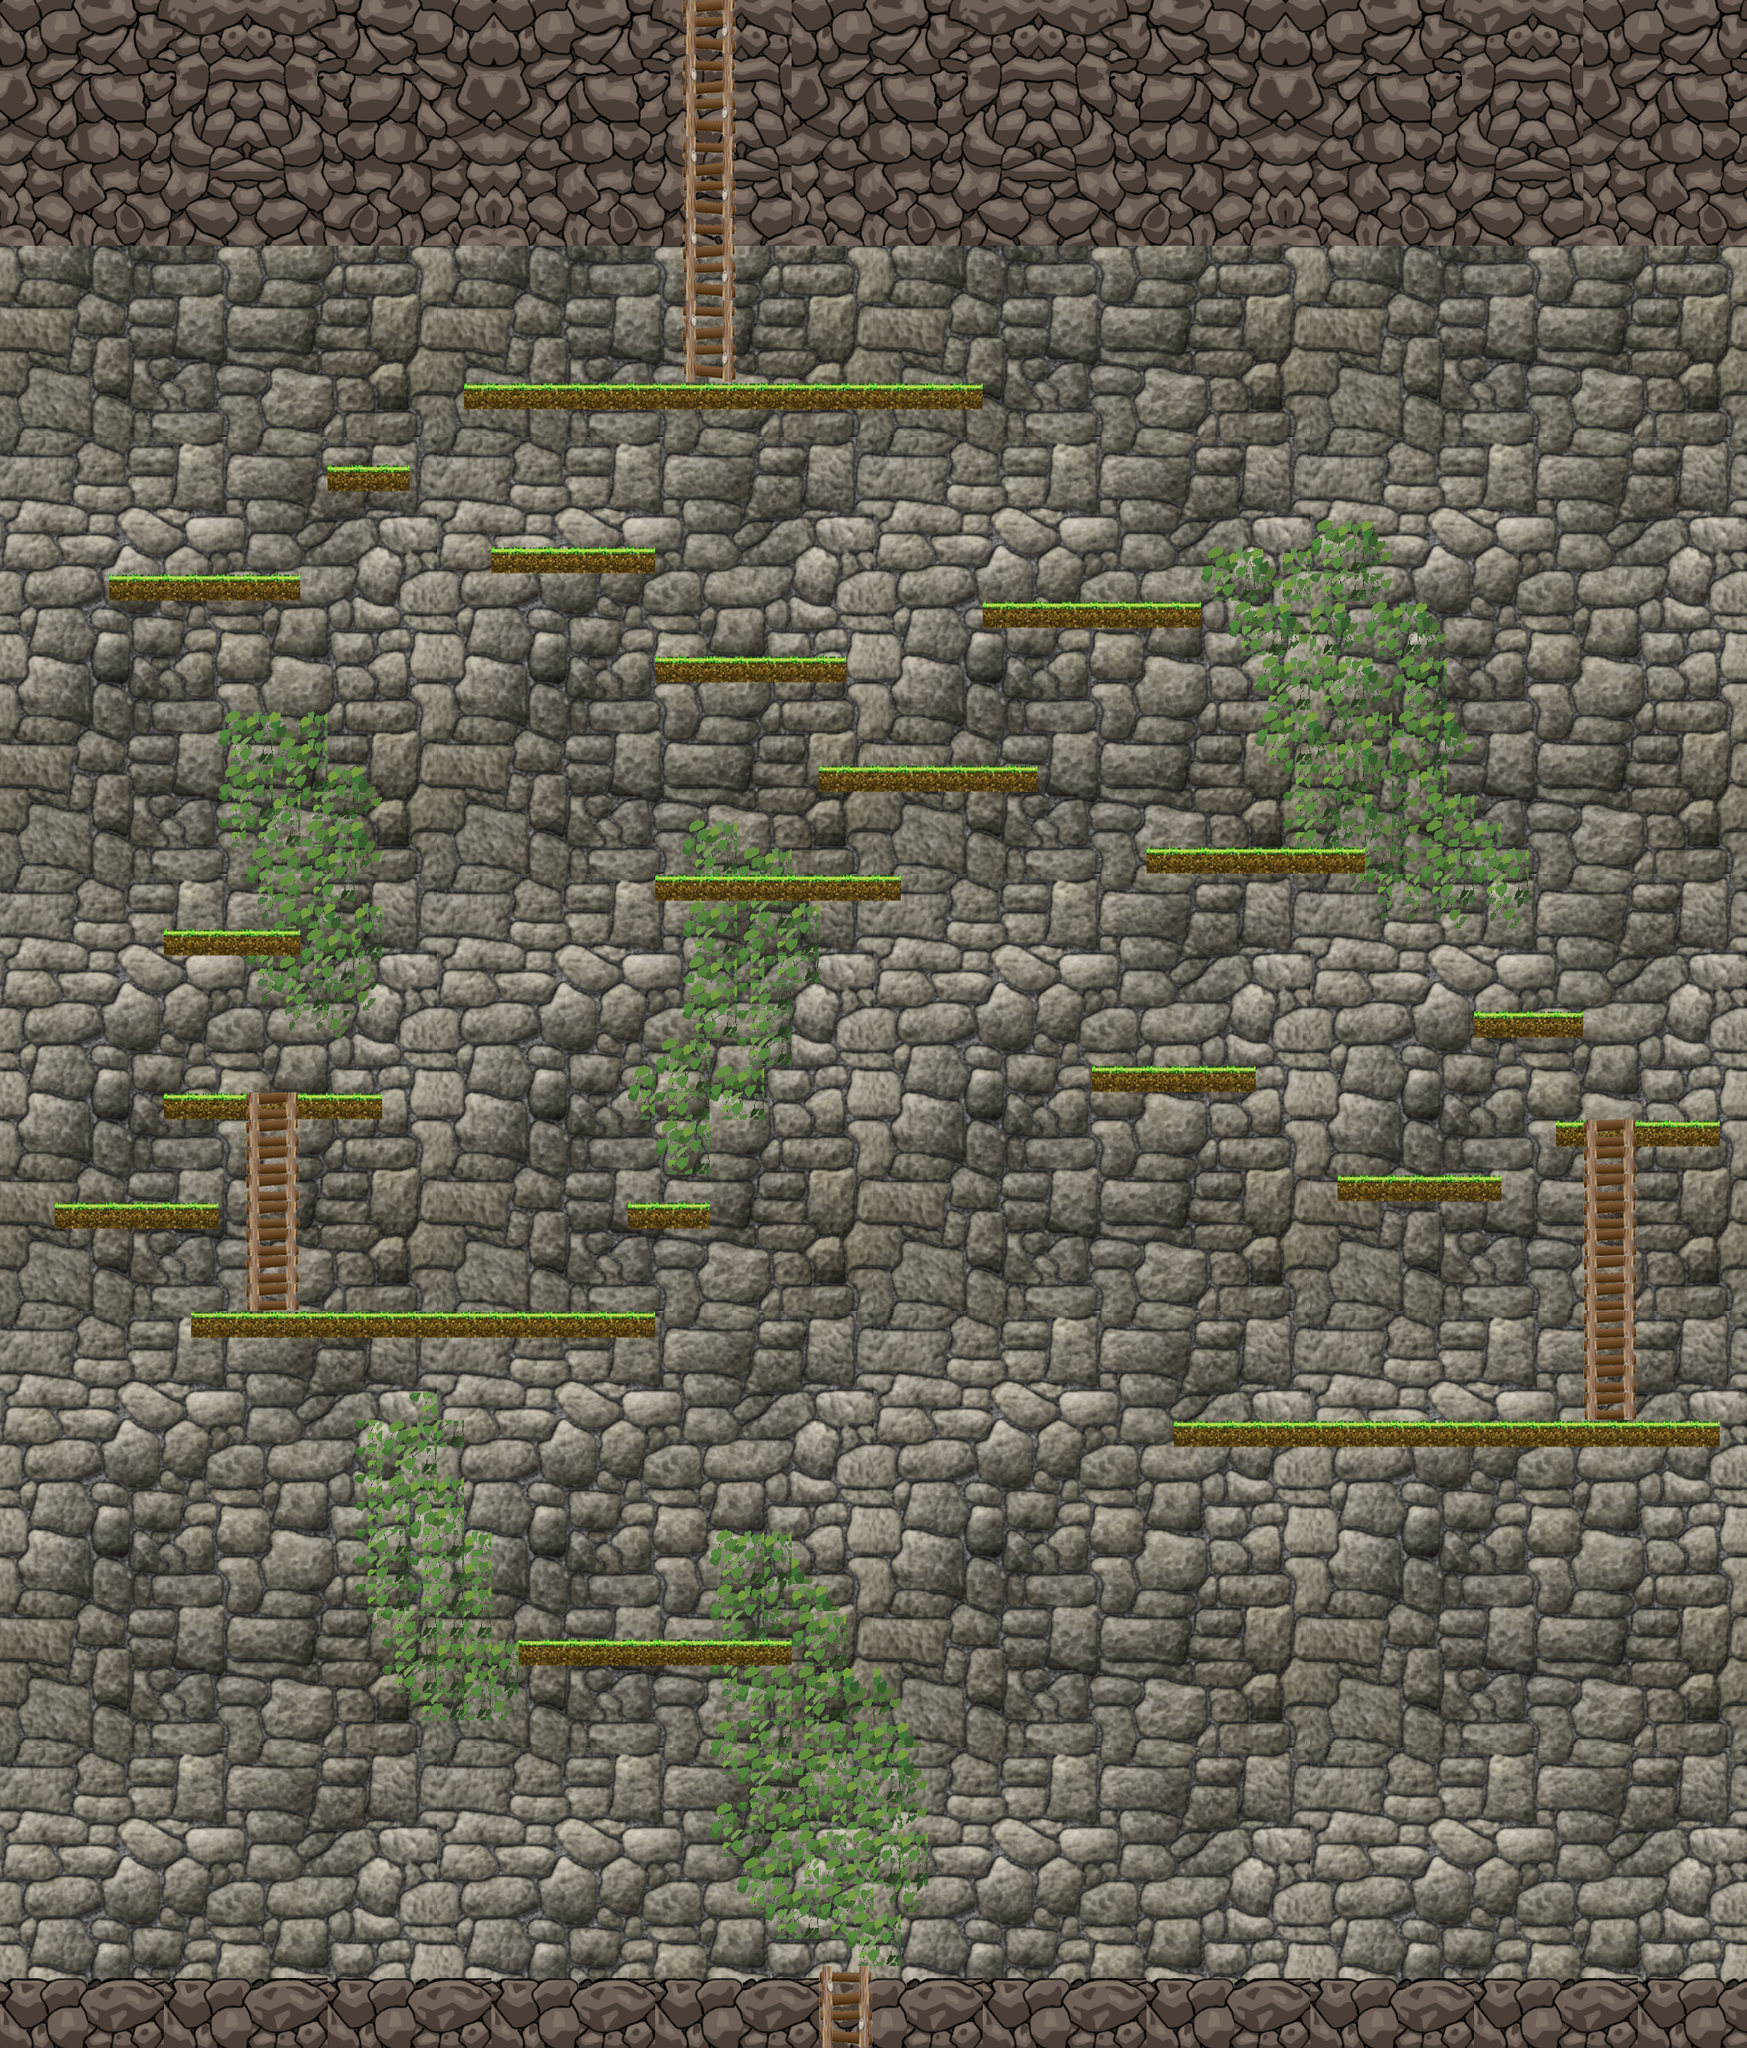

This is a level from a 2D game, rendered from its Tiled map with the project's own tilesets. A one-line summary and the map file follow, with tile-layer data summarised:
An orthogonal 64x75 tile map with 32x32 px tiles, 6 tile layers (wall, vine, stone, stoneLedge, ...), 6 tilesets.

<map version="1.0" tiledversion="1.0.3" orientation="orthogonal" renderorder="right-down" width="64" height="75" tilewidth="32" tileheight="32" nextobjectid="1">
 <tileset firstgid="1" name="wallTile" tilewidth="32" tileheight="32" tilecount="256" columns="16">
  <image source="wallTile.png" width="512" height="512" />
 </tileset>
 <tileset firstgid="257" name="ladder" tilewidth="32" tileheight="32" tilecount="6" columns="2">
  <image source="ladder.png" width="64" height="96" />
 </tileset>
 <tileset firstgid="263" name="stoneLedgeTile" tilewidth="32" tileheight="32" tilecount="270" columns="30">
  <image source="stoneledgetiled.png" width="960" height="292" />
 </tileset>
 <tileset firstgid="533" name="grassLedgeTile" tilewidth="32" tileheight="32" tilecount="7" columns="7">
  <image source="ledgeTile.png" width="255" height="33" />
 </tileset>
 <tileset firstgid="540" name="wellBottom" tilewidth="32" tileheight="32" tilecount="270" columns="27">
  <image source="stoneledge.png" width="870" height="333" />
 </tileset>
 <tileset firstgid="810" name="vineTile" tilewidth="32" tileheight="32" tilecount="12" columns="3">
  <image source="vineTile.png" width="96" height="129" />
 </tileset>
 <layer name="wall" width="64" height="75">
  <data>[4800 cells, 4800 non-empty, 256 distinct tile ids]</data>
 </layer>
 <layer name="vine" width="64" height="75">
  <data>[4800 cells, 361 non-empty, 8 distinct tile ids]</data>
 </layer>
 <layer name="stone" width="64" height="75">
  <data>[4800 cells, 192 non-empty, 18 distinct tile ids]</data>
 </layer>
 <layer name="stoneLedge" width="64" height="75">
  <data>[4800 cells, 582 non-empty, 267 distinct tile ids]</data>
 </layer>
 <layer name="grassLedge" width="64" height="75">
  <data>[4800 cells, 166 non-empty, 6 distinct tile ids]</data>
 </layer>
 <layer name="ladder" width="64" height="75">
  <data>[4800 cells, 66 non-empty, 6 distinct tile ids]</data>
 </layer>
</map>